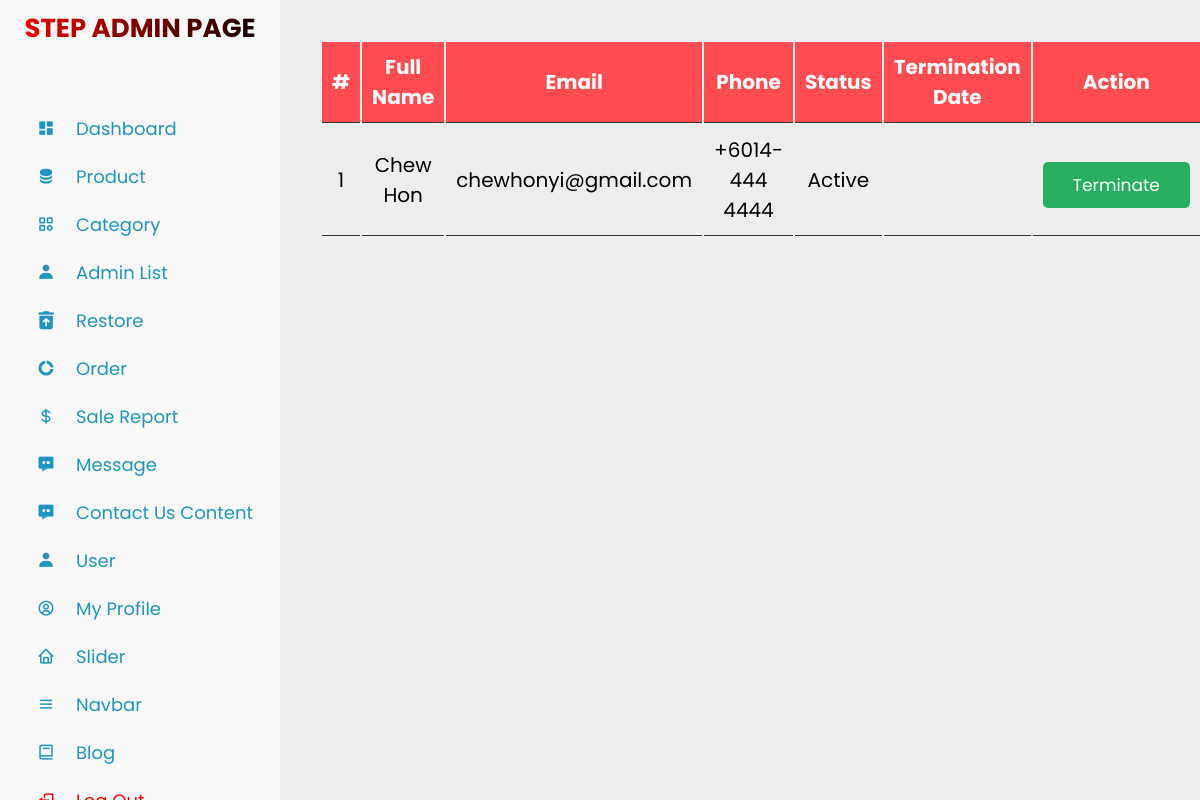
The page /admin_user.php on the database its author committed.
### tables this page shows
CREATE TABLE `users` (
  `id` int(11) NOT NULL,
  `fullname` varchar(50) NOT NULL,
  `email` varchar(100) NOT NULL,
  `phone` varchar(20) DEFAULT NULL,
  `password` varchar(255) NOT NULL,
  `reset_token` varchar(255) DEFAULT NULL,
  `reset_token_expiry` datetime DEFAULT NULL,
  `status` enum('active','terminated') NOT NULL DEFAULT 'active',
  `termination_date` datetime DEFAULT NULL,
  `verification_token` varchar(255) NOT NULL,
  `is_verified` tinyint(1) NOT NULL DEFAULT 0,
  `created_at` datetime DEFAULT current_timestamp()
);

### admin_user.php (the view, shortened to what this page needs)
<?php
include 'connect.php';
$stmt = $conn->prepare("SELECT * FROM users");
$stmt->execute();
$users = $stmt->fetchAll(PDO::FETCH_ASSOC);
?>
<!DOCTYPE html>
<html lang="en">
<head>
    <link rel="stylesheet" type="text/css" href="assets/css/admin_user.css">
</head>
<body>
    <?php include 'sidebar.php'; ?>
    <div class="container">
        <div class="product-display">
            <table class="product-display-table">
                <thead>
                    <tr>
                        <th>#</th>
                        <th>Full Name</th>
                        <th>Email</th>
                        <th>Phone</th>
                        <th>Status</th>
                        <th>Termination Date</th>
                        <th>Action</th>
                    </tr>
                </thead>
                <tbody>
                    <?php
                    $row_count = 1;
                    foreach ($users as $user): ?>
                        <tr>
                            <td><?= $row_count++; ?></td>
                            <td><?= htmlspecialchars($user['fullname']); ?></td>
                            <td><?= htmlspecialchars($user['email']); ?></td>
                            <td><?= htmlspecialchars($user['phone']); ?></td>
                            <td>
                                <?php if ($user['status'] == 'terminated'): ?>
                                    <span class="status-terminated">Terminated</span>
                                <?php else: ?>
                                    <span class="status-active">Active</span>
                                <?php endif; ?>
                            </td>
                            <td>
                            </td>
                            <td>
                                <?php if ($user['status'] == 'terminated'): ?>
                                    <a href="?id=<?= $user['id']; ?>&status=active"
                                        class="btn btn-reactivate"
                                        onclick="return confirm('Are you sure you want to reactivate this user?');">
                                        Reactivate
                                    </a>
                                <?php else: ?>
                                    <a href="?id=<?= $user['id']; ?>&status=terminate"
                                        class="btn btn-terminate"
                                        onclick="return confirm('Are you sure you want to terminate this user?');">
                                        Terminate
                                    </a>
                                <?php endif; ?>
                            </td>
                        </tr>
                    <?php endforeach; ?>
                </tbody>
            </table>
        </div>
    </div>
</body>
</html>

### assets/css/admin_user.css (style rules this page uses)
:root { --green: #27ae60; --black: #333; --white: #fff; --bg-color: #eee; --box-shadow: 0 .5rem 1rem rgba(0, 0, 0, .1); --border: .1rem solid var(--black); }
* { font-family: 'Poppins', sans-serif; margin: 0; padding: 0; box-sizing: border-box; outline: none; border: none; text-decoration: none; }
html { font-size: 62.5%; overflow-x: hidden; }
.btn { display: block; width: 100%; cursor: pointer; border-radius: .5rem; margin-top: 1rem; font-size: 1.7rem; padding: 1rem 3rem; background: var(--green); color: var(--white); text-align: center; }
.container { max-width: 1200px; padding: 2rem; margin: 0 auto; margin-left: 30rem; }
.product-display { margin: 2rem 0; }
.product-display .product-display-table { width: 100%; text-align: center; }
.product-display .product-display-table thead { background: #fe4c50; color: white; }
.product-display .product-display-table th, .product-display .product-display-table td { padding: 1rem; font-size: 2rem; border-bottom: var(--border); }

### assets/css/sidebar.css (style rules this page uses)
* { margin: 0; padding: 0; box-sizing: border-box; }
a { text-decoration: none; }
body { background-color: #eee; }

### rows shown on the page
users: fullname "Chew Hon", email "chewhonyi@gmail.com", phone "+6014-444 4444", status "Active"
